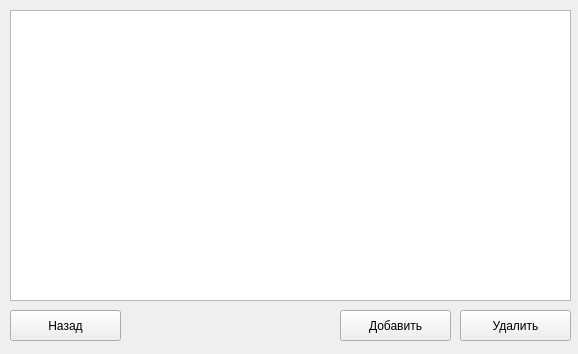
<?xml version="1.0" encoding="UTF-8"?>
<ui version="4.0">
 <class>PrintWidget</class>
 <widget class="QWidget" name="PrintWidget">
  <property name="geometry">
   <rect>
    <x>0</x>
    <y>0</y>
    <width>578</width>
    <height>354</height>
   </rect>
  </property>
  <property name="windowTitle">
   <string>Form</string>
  </property>
  <widget class="QTableView" name="PrintersView">
   <property name="geometry">
    <rect>
     <x>10</x>
     <y>10</y>
     <width>561</width>
     <height>291</height>
    </rect>
   </property>
  </widget>
  <widget class="QPushButton" name="DeletePrintBut">
   <property name="geometry">
    <rect>
     <x>460</x>
     <y>310</y>
     <width>111</width>
     <height>31</height>
    </rect>
   </property>
   <property name="text">
    <string>Удалить</string>
   </property>
  </widget>
  <widget class="QPushButton" name="AddPrinterBut">
   <property name="geometry">
    <rect>
     <x>340</x>
     <y>310</y>
     <width>111</width>
     <height>31</height>
    </rect>
   </property>
   <property name="text">
    <string>Добавить</string>
   </property>
  </widget>
  <widget class="QPushButton" name="BackButton">
   <property name="geometry">
    <rect>
     <x>10</x>
     <y>310</y>
     <width>111</width>
     <height>31</height>
    </rect>
   </property>
   <property name="text">
    <string>Назад</string>
   </property>
  </widget>
 </widget>
 <resources/>
 <connections/>
</ui>
